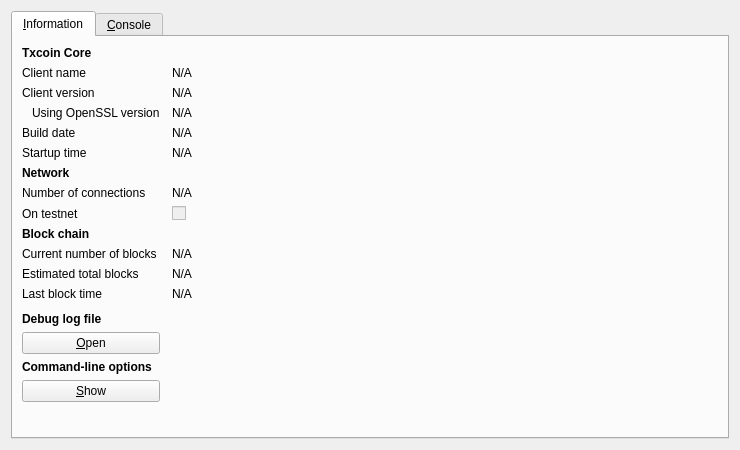
<?xml version="1.0" encoding="UTF-8"?>
<ui version="4.0">
 <class>RPCConsole</class>
 <widget class="QDialog" name="RPCConsole">
  <property name="geometry">
   <rect>
    <x>0</x>
    <y>0</y>
    <width>740</width>
    <height>450</height>
   </rect>
  </property>
  <property name="windowTitle">
   <string>Txcoin - Debug window</string>
  </property>
  <layout class="QVBoxLayout" name="verticalLayout_2">
   <item>
    <widget class="QTabWidget" name="tabWidget">
     <property name="currentIndex">
      <number>0</number>
     </property>
     <widget class="QWidget" name="tab_info">
      <attribute name="title">
       <string>&amp;Information</string>
      </attribute>
      <layout class="QGridLayout" name="gridLayout" columnstretch="0,1">
       <property name="horizontalSpacing">
        <number>12</number>
       </property>
       <item row="0" column="0">
        <widget class="QLabel" name="label_9">
         <property name="font">
          <font>
           <weight>75</weight>
           <bold>true</bold>
          </font>
         </property>
         <property name="text">
          <string>Txcoin Core</string>
         </property>
        </widget>
       </item>
       <item row="1" column="0">
        <widget class="QLabel" name="label_5">
         <property name="text">
          <string>Client name</string>
         </property>
        </widget>
       </item>
       <item row="1" column="1">
        <widget class="QLabel" name="clientName">
         <property name="cursor">
          <cursorShape>IBeamCursor</cursorShape>
         </property>
         <property name="text">
          <string>N/A</string>
         </property>
         <property name="textFormat">
          <enum>Qt::PlainText</enum>
         </property>
         <property name="textInteractionFlags">
          <set>Qt::LinksAccessibleByMouse|Qt::TextSelectableByKeyboard|Qt::TextSelectableByMouse</set>
         </property>
        </widget>
       </item>
       <item row="2" column="0">
        <widget class="QLabel" name="label_6">
         <property name="text">
          <string>Client version</string>
         </property>
        </widget>
       </item>
       <item row="2" column="1">
        <widget class="QLabel" name="clientVersion">
         <property name="cursor">
          <cursorShape>IBeamCursor</cursorShape>
         </property>
         <property name="text">
          <string>N/A</string>
         </property>
         <property name="textFormat">
          <enum>Qt::PlainText</enum>
         </property>
         <property name="textInteractionFlags">
          <set>Qt::LinksAccessibleByMouse|Qt::TextSelectableByKeyboard|Qt::TextSelectableByMouse</set>
         </property>
        </widget>
       </item>
       <item row="3" column="0">
        <widget class="QLabel" name="label_14">
         <property name="text">
          <string>Using OpenSSL version</string>
         </property>
         <property name="indent">
          <number>10</number>
         </property>
        </widget>
       </item>
       <item row="3" column="1">
        <widget class="QLabel" name="openSSLVersion">
         <property name="cursor">
          <cursorShape>IBeamCursor</cursorShape>
         </property>
         <property name="text">
          <string>N/A</string>
         </property>
         <property name="textFormat">
          <enum>Qt::PlainText</enum>
         </property>
         <property name="textInteractionFlags">
          <set>Qt::LinksAccessibleByMouse|Qt::TextSelectableByKeyboard|Qt::TextSelectableByMouse</set>
         </property>
        </widget>
       </item>
       <item row="4" column="0">
        <widget class="QLabel" name="label_12">
         <property name="text">
          <string>Build date</string>
         </property>
        </widget>
       </item>
       <item row="4" column="1">
        <widget class="QLabel" name="buildDate">
         <property name="cursor">
          <cursorShape>IBeamCursor</cursorShape>
         </property>
         <property name="text">
          <string>N/A</string>
         </property>
         <property name="textFormat">
          <enum>Qt::PlainText</enum>
         </property>
         <property name="textInteractionFlags">
          <set>Qt::LinksAccessibleByMouse|Qt::TextSelectableByKeyboard|Qt::TextSelectableByMouse</set>
         </property>
        </widget>
       </item>
       <item row="5" column="0">
        <widget class="QLabel" name="label_13">
         <property name="text">
          <string>Startup time</string>
         </property>
        </widget>
       </item>
       <item row="5" column="1">
        <widget class="QLabel" name="startupTime">
         <property name="cursor">
          <cursorShape>IBeamCursor</cursorShape>
         </property>
         <property name="text">
          <string>N/A</string>
         </property>
         <property name="textFormat">
          <enum>Qt::PlainText</enum>
         </property>
         <property name="textInteractionFlags">
          <set>Qt::LinksAccessibleByMouse|Qt::TextSelectableByKeyboard|Qt::TextSelectableByMouse</set>
         </property>
        </widget>
       </item>
       <item row="6" column="0">
        <widget class="QLabel" name="label_11">
         <property name="font">
          <font>
           <weight>75</weight>
           <bold>true</bold>
          </font>
         </property>
         <property name="text">
          <string>Network</string>
         </property>
        </widget>
       </item>
       <item row="7" column="0">
        <widget class="QLabel" name="label_7">
         <property name="text">
          <string>Number of connections</string>
         </property>
        </widget>
       </item>
       <item row="7" column="1">
        <widget class="QLabel" name="numberOfConnections">
         <property name="cursor">
          <cursorShape>IBeamCursor</cursorShape>
         </property>
         <property name="text">
          <string>N/A</string>
         </property>
         <property name="textFormat">
          <enum>Qt::PlainText</enum>
         </property>
         <property name="textInteractionFlags">
          <set>Qt::LinksAccessibleByMouse|Qt::TextSelectableByKeyboard|Qt::TextSelectableByMouse</set>
         </property>
        </widget>
       </item>
       <item row="8" column="0">
        <widget class="QLabel" name="label_8">
         <property name="text">
          <string>On testnet</string>
         </property>
        </widget>
       </item>
       <item row="8" column="1">
        <widget class="QCheckBox" name="isTestNet">
         <property name="enabled">
          <bool>false</bool>
         </property>
         <property name="text">
          <string/>
         </property>
        </widget>
       </item>
       <item row="9" column="0">
        <widget class="QLabel" name="label_10">
         <property name="font">
          <font>
           <weight>75</weight>
           <bold>true</bold>
          </font>
         </property>
         <property name="text">
          <string>Block chain</string>
         </property>
        </widget>
       </item>
       <item row="10" column="0">
        <widget class="QLabel" name="label_3">
         <property name="text">
          <string>Current number of blocks</string>
         </property>
        </widget>
       </item>
       <item row="10" column="1">
        <widget class="QLabel" name="numberOfBlocks">
         <property name="cursor">
          <cursorShape>IBeamCursor</cursorShape>
         </property>
         <property name="text">
          <string>N/A</string>
         </property>
         <property name="textFormat">
          <enum>Qt::PlainText</enum>
         </property>
         <property name="textInteractionFlags">
          <set>Qt::LinksAccessibleByMouse|Qt::TextSelectableByKeyboard|Qt::TextSelectableByMouse</set>
         </property>
        </widget>
       </item>
       <item row="11" column="0">
        <widget class="QLabel" name="label_4">
         <property name="text">
          <string>Estimated total blocks</string>
         </property>
        </widget>
       </item>
       <item row="11" column="1">
        <widget class="QLabel" name="totalBlocks">
         <property name="cursor">
          <cursorShape>IBeamCursor</cursorShape>
         </property>
         <property name="text">
          <string>N/A</string>
         </property>
         <property name="textFormat">
          <enum>Qt::PlainText</enum>
         </property>
         <property name="textInteractionFlags">
          <set>Qt::LinksAccessibleByMouse|Qt::TextSelectableByKeyboard|Qt::TextSelectableByMouse</set>
         </property>
        </widget>
       </item>
       <item row="12" column="0">
        <widget class="QLabel" name="label_2">
         <property name="text">
          <string>Last block time</string>
         </property>
        </widget>
       </item>
       <item row="12" column="1">
        <widget class="QLabel" name="lastBlockTime">
         <property name="cursor">
          <cursorShape>IBeamCursor</cursorShape>
         </property>
         <property name="text">
          <string>N/A</string>
         </property>
         <property name="textFormat">
          <enum>Qt::PlainText</enum>
         </property>
         <property name="textInteractionFlags">
          <set>Qt::LinksAccessibleByMouse|Qt::TextSelectableByKeyboard|Qt::TextSelectableByMouse</set>
         </property>
        </widget>
       </item>
       <item row="13" column="0">
        <spacer name="verticalSpacer_2">
         <property name="orientation">
          <enum>Qt::Vertical</enum>
         </property>
         <property name="sizeHint" stdset="0">
          <size>
           <width>20</width>
           <height>20</height>
          </size>
         </property>
        </spacer>
       </item>
       <item row="14" column="0">
        <widget class="QLabel" name="labelDebugLogfile">
         <property name="font">
          <font>
           <weight>75</weight>
           <bold>true</bold>
          </font>
         </property>
         <property name="text">
          <string>Debug log file</string>
         </property>
        </widget>
       </item>
       <item row="15" column="0">
        <widget class="QPushButton" name="openDebugLogfileButton">
         <property name="toolTip">
          <string>Open the Txcoin debug log file from the current data directory. This can take a few seconds for large log files.</string>
         </property>
         <property name="text">
          <string>&amp;Open</string>
         </property>
         <property name="autoDefault">
          <bool>false</bool>
         </property>
        </widget>
       </item>
       <item row="16" column="0">
        <widget class="QLabel" name="labelCLOptions">
         <property name="font">
          <font>
           <weight>75</weight>
           <bold>true</bold>
          </font>
         </property>
         <property name="text">
          <string>Command-line options</string>
         </property>
        </widget>
       </item>
       <item row="17" column="0">
        <widget class="QPushButton" name="showCLOptionsButton">
         <property name="toolTip">
          <string>Show the Txcoin-Qt help message to get a list with possible Txcoin command-line options.</string>
         </property>
         <property name="text">
          <string>&amp;Show</string>
         </property>
         <property name="autoDefault">
          <bool>false</bool>
         </property>
        </widget>
       </item>
       <item row="18" column="0">
        <spacer name="verticalSpacer">
         <property name="orientation">
          <enum>Qt::Vertical</enum>
         </property>
         <property name="sizeHint" stdset="0">
          <size>
           <width>20</width>
           <height>40</height>
          </size>
         </property>
        </spacer>
       </item>
      </layout>
     </widget>
     <widget class="QWidget" name="tab_console">
      <attribute name="title">
       <string>&amp;Console</string>
      </attribute>
      <layout class="QVBoxLayout" name="verticalLayout_3">
       <property name="spacing">
        <number>3</number>
       </property>
       <item>
        <widget class="QTextEdit" name="messagesWidget">
         <property name="minimumSize">
          <size>
           <width>0</width>
           <height>100</height>
          </size>
         </property>
         <property name="readOnly">
          <bool>true</bool>
         </property>
         <property name="tabKeyNavigation" stdset="0">
          <bool>false</bool>
         </property>
         <property name="columnCount" stdset="0">
          <number>2</number>
         </property>
        </widget>
       </item>
       <item>
        <layout class="QHBoxLayout" name="horizontalLayout">
         <property name="spacing">
          <number>3</number>
         </property>
         <item>
          <widget class="QLabel" name="label">
           <property name="text">
            <string notr="true">&gt;</string>
           </property>
          </widget>
         </item>
         <item>
          <widget class="QLineEdit" name="lineEdit"/>
         </item>
         <item>
          <widget class="QPushButton" name="clearButton">
           <property name="maximumSize">
            <size>
             <width>24</width>
             <height>24</height>
            </size>
           </property>
           <property name="toolTip">
            <string>Clear console</string>
           </property>
           <property name="text">
            <string/>
           </property>
           <property name="icon">
            <iconset resource="../bitcoin.qrc">
             <normaloff>:/icons/remove</normaloff>:/icons/remove</iconset>
           </property>
           <property name="shortcut">
            <string notr="true">Ctrl+L</string>
           </property>
           <property name="autoDefault">
            <bool>false</bool>
           </property>
          </widget>
         </item>
        </layout>
       </item>
      </layout>
     </widget>
    </widget>
   </item>
  </layout>
 </widget>
 <resources>
  <include location="../bitcoin.qrc"/>
 </resources>
 <connections/>
</ui>
